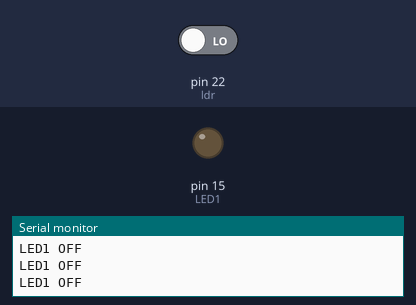
The sketch below on a simulated Arduino Mega 2560, built with avr-gcc and run on an emulated ATmega2560. Parts: output pins drawn as LEDs (lit = HIGH), the last lines printed to the serial monitor. The inputs (shaded band) are chosen by the test bench; at power-on: pin 22 (ldr) LOW.

Above: at 1.8 s.
1.9 s: pin 22 (ldr) driven HIGH
At 2.6 s:
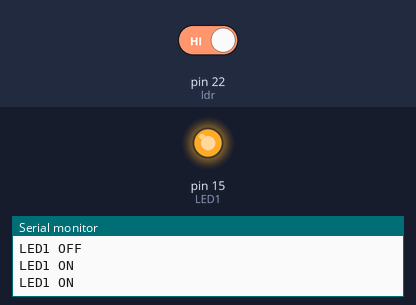
3.5 s: pin 22 (ldr) driven LOW
At 3.8 s:
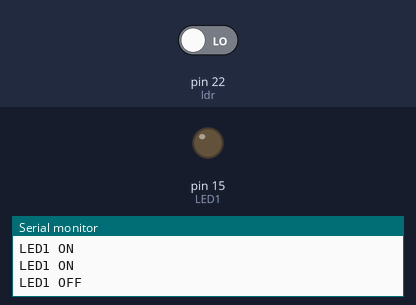
Timing chart, 0 to 6.5 s (numbered marks = the images above; inputs shaded):
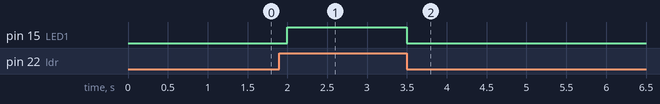

The sketch:

LDR.ino
```cpp
const int LED1 = 15;
const int ldr = 22;
int val;
void setup() {
  pinMode (LED1,OUTPUT);
  pinMode (ldr,INPUT);
  Serial.begin(9600);
  // put your setup code here, to run once:

}

void loop() {
val = digitalRead(ldr);
if(val ==1)
{
  digitalWrite(LED1,HIGH);
  Serial.println("LED1 ON");
  delay(500);
}
else
{
  digitalWrite(LED1,LOW);
  Serial.println("LED1 OFF");
  delay(500);
  // put your main code here, to run repeatedly:
}
}
```

Measured:
- after the input at 1.9 s, pin 15 (LED1): LOW → HIGH after 0.10 s
- after the input at 3.5 s, pin 15 (LED1): HIGH → LOW at once
